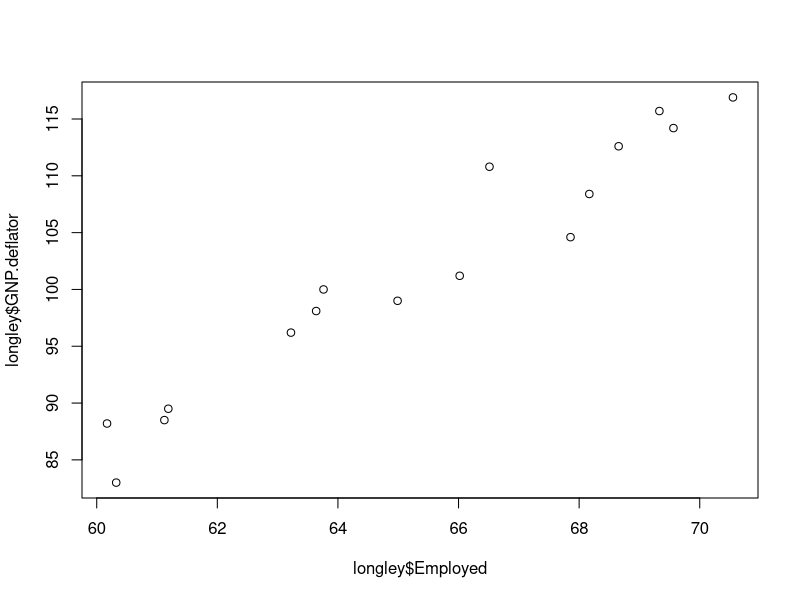
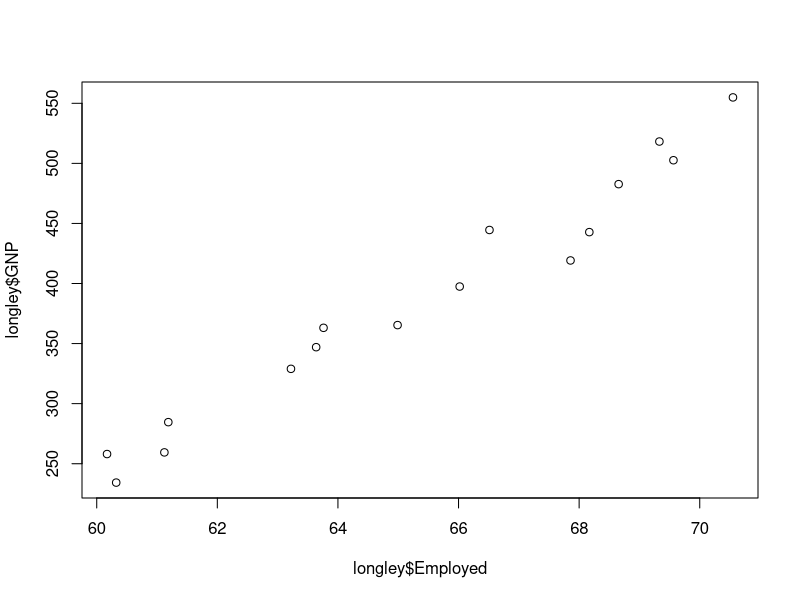
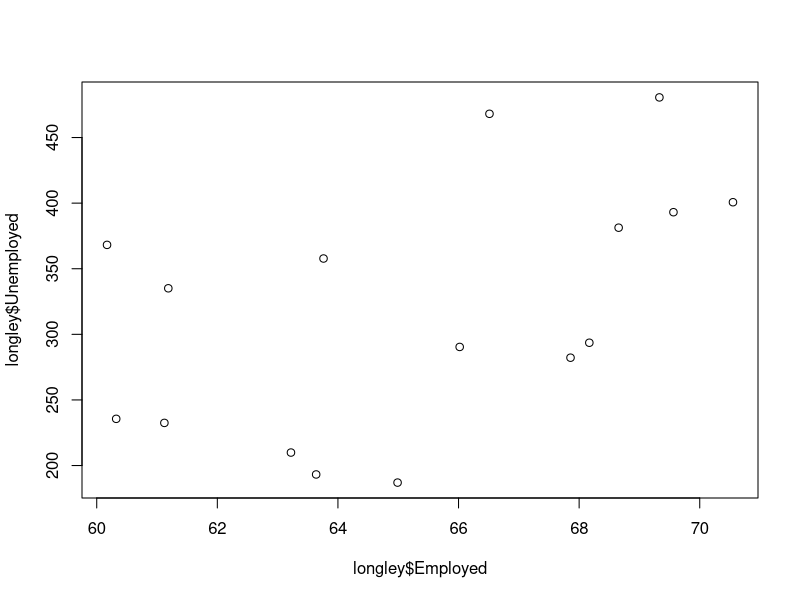
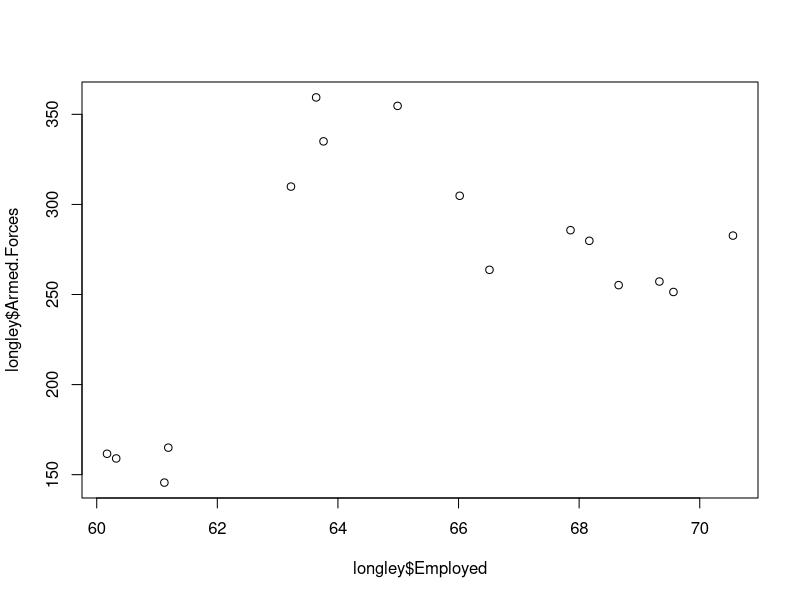
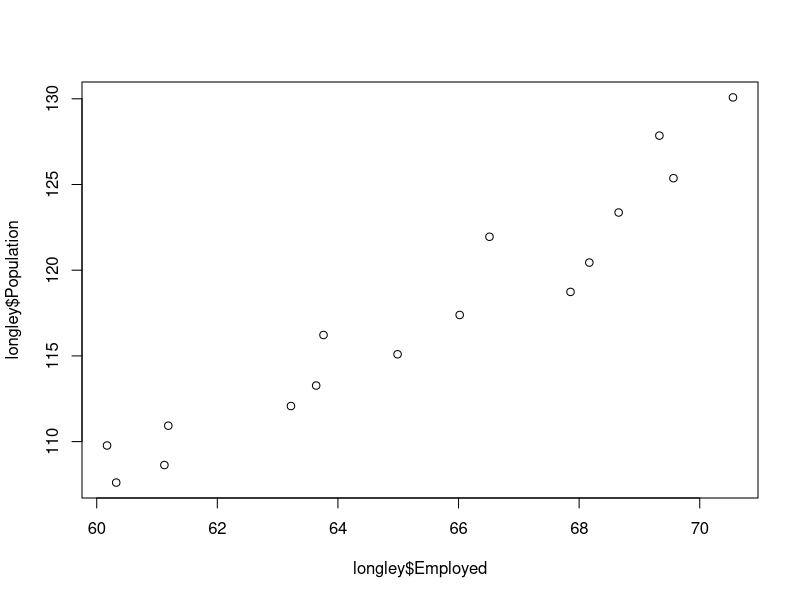
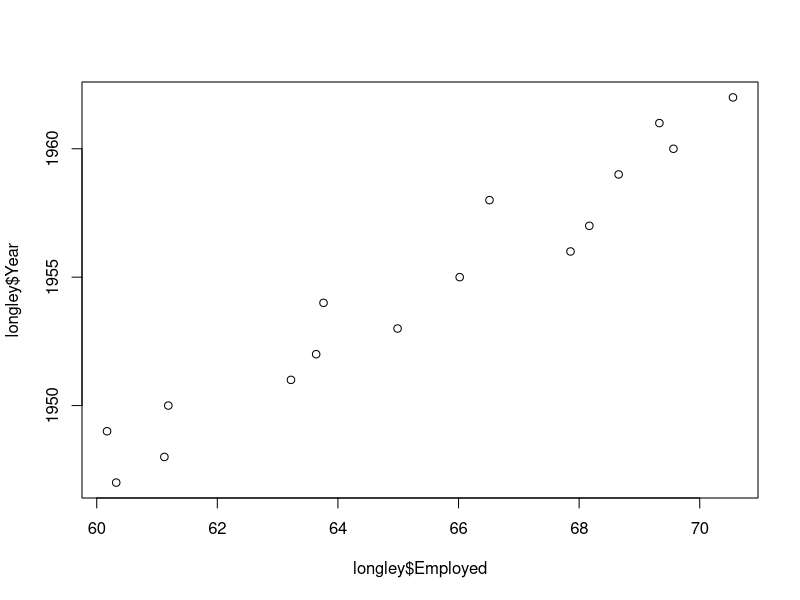
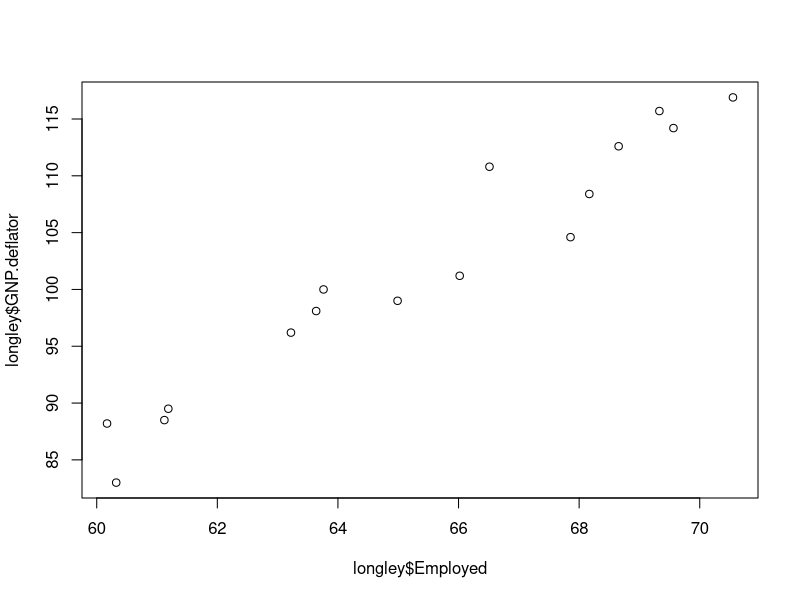
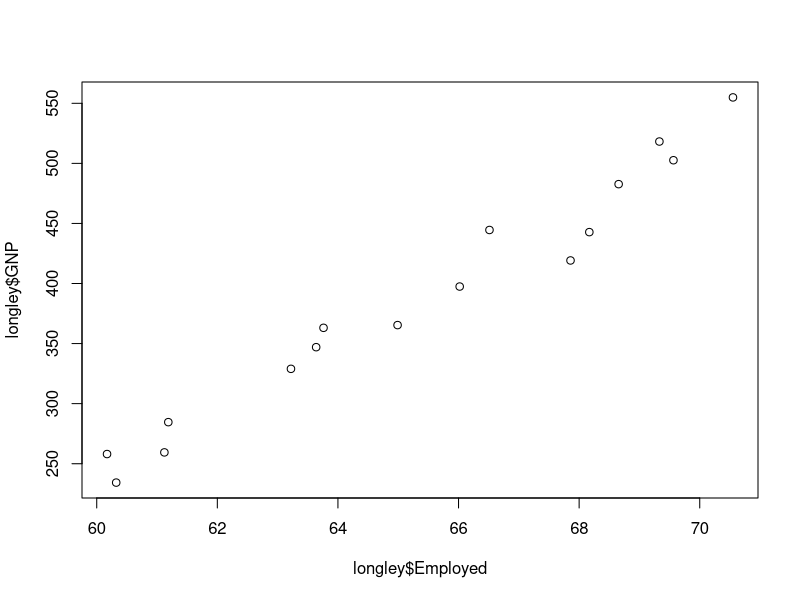

Reproduce these figures in R, in order.
View(longley)
data("longley")
head(longley,5)
str(longley)
summary(longley)
mod <- lm(formula = Employed~., data=longley)
summary(mod)

plot(longley$Employed,longley$GNP.deflator)
plot(longley$Employed,longley$GNP)
plot(longley$Employed,longley$Unemployed)
plot(longley$Employed,longley$Armed.Forces)
plot(longley$Employed,longley$Population)
plot(longley$Employed,longley$Year)
#### Emplyed vs GNP.Deflator looks like correlation
#### Emplyed vs GNP looks like correlation
#### Emplyed vs Unemployed looks like NO correlation
#### Emplyed vs Armed.Forces looks like a big maybe
#### Emplyed vs Population looks like correlation
#### Emplyed vs year looks like correlation

#### Looks like there are 4

plot(longley$Employed,longley$GNP.deflator)
plot(longley$Employed,longley$GNP)
plot(longley$Employed,longley$Population)
plot(longley$Employed,longley$Year)

lm(longley$Employed ~ longley$GNP.deflator)
lm(longley$Employed ~ longley$GNP)
lm(longley$Employed ~ longley$Population)
lm(longley$Employed ~ longley$Year)
lm(Employed ~., longley)
plot(GNP.deflator~Employed, data=longley)
abline(lm(GNP.deflator~Employed, data=longley))


plot(GNP~Employed, data=longley)
abline(lm(GNP~Employed, data=longley))


plot(Population~Employed, data=longley)
abline(lm(Population~Employed, data=longley))



plot(Year~Employed, data=longley)
abline(lm(Year~Employed, data=longley))


lm(formula = Employed ~ ., data = longley)

#GNP looks to be the best

y <- as.matrix(longley$GNP)
View(y)

x <- as.matrix(longley$Employed)
View(x)

B <- solve(t(x) %*% x) %*% t(x) %*% y
View(B)

lm.mod <- lm(x~y)
lm.mod

fit_1 <- lm(Employed ~ Year, data = longley)
summary(fit_1)

foo <- matrix(longley$GNP)
foo
bar <- matrix(longley$Employed)
bar
results <- foo / bar
results
mean(results) #### 5.875827

X <- cbind(1, matrix(foo))
X
lm(foo ~ bar) #### -1430.48 27.84
